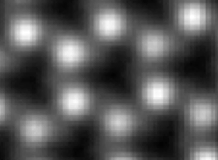
#> input picture circle_detection/SeTe_TEM.png, 218 x 160 px
$ python TEMtoAtomCoordinates.py
#> lines starting #> are read from the running program, lines starting #| are printed output that depends on the picture; after the words box and inside, x2 and y2 are one past the last pixel; in counts of white or black regions, pixels touching at a corner belong together
#> further down, image is the input picture: shape (160, 218); min 3, max 255, mean 87.8
#!/usr/bin/env python3
# -*- coding: utf-8 -*-
"""
Created on Wed Sep 10 09:54:27 2025

@author: tawfiqurrakib
"""

import cv2
import numpy as np
from ase import Atoms
import ase.io
from sklearn.cluster import DBSCAN

def imageTOcoordinates(image, scale, atom_type, min_dist =20, param1 = 50, param2 = 20, min_radius = 5, max_radius = 20):
    """
    Finds atomic coordinates in a high-resolution TEM image.


    Args:
        image_path (str): The path to the input TEM image file.
        scale (float): The scale of the image in pixels per nanometer (px/nm).
        atom_type (str): The type of atom to be identified (e.g., 'Si', 'O').
                         This is used for labeling the output data.
        min_dist (int): Minimum distance between the centers of detected circles.
        param1 (int): Upper threshold for the internal Canny edge detector.
        param2 (int): Threshold for center detection.
        min_radius (int): Minimum circle radius.
        max_radius (int): Maximum circle radius.

    Returns:
        list: A list of dictionaries, where each dictionary represents an atom
              and contains its coordinates (in pixels and nanometers) and type.
              Returns an empty list if no image is found or no atoms are detected.
    """
#> called with scale = 56.69, atom_type = 'Se', min_dist = 20, param1 = 50, param2 = 20, min_radius = 5, max_radius = 20
    # Applying a Gaussian blur to reduce noise and improve circle detection
    blurred_image = cv2.GaussianBlur(image, (5, 5), 0)

    #identifying hyperparameters (probably from the paper)
    min_dist =20  #min_dist: Minimum distance between the centers of detected circles.
    param1 = 50 #Upper threshold for the internal Canny edge detector.
    param2 = 20 #Threshold for center detection.
    min_radius = 5 #Minimum circle radius in pixel
    max_radius = 20 #Maximum circle radius in pixel
    scale = 56.69 #The scale of the image in pixels per nanometer (px/nm).
    atom_type = "Se"
    # Using Hough Circle Transform to find atoms (circles)
    circles = cv2.HoughCircles(
            blurred_image,
            cv2.HOUGH_GRADIENT,
            dp=1,
            minDist=min_dist,
            param1=param1,
            param2=param2,
            minRadius=min_radius,
            maxRadius=max_radius
        )
#> circles = [[191.5, 16.5, 13.8], [107.5, 20.5, 19.4], [33.5, 133.5, 13.8], [69.5, 53.5, 13.8], [21.5, 32.5, 19.4], [157.5, 42.5, 16], [198.5, 113.5, 16.9], [77.5, 103.5, 10.6], [118.5, 122.5, 14.9], [156.5, 89.5, 14.9]]

    atomic_coordinates = []
    if circles is not None:
        circles = np.uint16(np.around(circles))
#> circles = [[192, 16, 14], [108, 20, 19], [34, 134, 14], [70, 54, 14], [22, 32, 19], [158, 42, 16], [198, 114, 17], [78, 104, 11], [118, 122, 15], [156, 90, 15]]
        for i in circles[0, :]:
            # Extract pixel coordinates
            x_px, y_px, radius_px = i[0], i[1], i[2]

            # Convert pixel coordinates to nanometers
            x_nm = x_px / scale
            y_nm = y_px / scale

            atomic_coordinates.append({
                'atom_type': atom_type,
                'x_pixel': int(x_px),
                'y_pixel': int(y_px),
                'x_nm': round(x_nm, 4),
                'y_nm': round(y_nm, 4),
                'radius_pixel': int(radius_px)
            })
#> this loop made 10 passes
#> (x_px, y_px, radius_px, x_nm, y_nm) on passes 1 to 10: (192, 16, 14, 3.39, 0.282), (108, 20, 19, 1.91, 0.353), (34, 134, 14, 0.6, 2.36), (70, 54, 14, 1.23, 0.953), (22, 32, 19, 0.388, 0.564), (158, 42, 16, 2.79, 0.741), (198, 114, 17, 3.49, 2.01), (78, 104, 11, 1.38, 1.83), (118, 122, 15, 2.08, 2.15), (156, 90, 15, 2.75, 1.59)
#> after the loop, atomic_coordinates = 10 items

    for atom in atomic_coordinates:
        x, y = atom['x_pixel'], atom['y_pixel']
        # Draw the outer circle
        cv2.circle(image, (x, y), atom['radius_pixel'], (0, 255, 0), 2)
        # Draw the center of the circle
        cv2.circle(image, (x, y), 2, (0, 0, 255), 3)
#> this loop made 10 passes
#> (x, y) on passes 1 to 10: (192, 16), (108, 20), (34, 134), (70, 54), (22, 32), (158, 42), (198, 114), (78, 104), (118, 122), (156, 90)
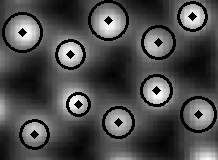
#> image: shape (160, 218); 9.42% of pixels changed, all inside (x1, y1, x2, y2) = (2, 0, 217, 150)

    cv2.imwrite('output.png', image)
    return atomic_coordinates

# [171 lines left out: functions save_coordinates_to_cif_wrong, save_coordinates_to_cif, not called in this run]


#load image
image_path = 'SeTe_TEM.png'
image = cv2.imread(image_path, cv2.IMREAD_GRAYSCALE)
scale = 56.69
atom_type = "Se"
atomic_coordinates = imageTOcoordinates(image, scale, atom_type, min_dist =20, param1 = 50, param2 = 20, min_radius = 5, max_radius = 20)
#> atomic_coordinates = 10 items
#save_coordinates_to_cif(atomic_coordinates, cif_filename='atomic_structure.cif', cell_z_nm=1.0)
positions = np.array([[c['x_nm'], c['y_nm']] for c in atomic_coordinates])
#> positions = [[3.39, 0.282], [1.91, 0.353], [0.6, 2.36], [1.23, 0.953], [0.388, 0.565], [2.79, 0.741], [3.49, 2.01], [1.38, 1.83], [2.08, 2.15], [2.75, 1.59]]
vectors = []
for i in range(len(positions)):
    for j in range(i + 1, len(positions)):
        vectors.append(positions[j] - positions[i])
#> this loop made 10 passes
#> after the loop, vectors = 45 pairs, first value -3 to 3.1, second value -1.8 to 2.08
vectors = np.array(vectors)
# Find the most common nearest-neighbor distance by creating a histogram
lengths = np.linalg.norm(vectors, axis=1)
#> lengths = 45 values, max 3.48 at index 1, min 0.755 at index 4, mean 1.78
# Focus on the bottom 10% of distances to find the nearest neighbors
hist, bin_edges = np.histogram(lengths, bins=10, range=(0, np.percentile(lengths, 10)))
#> hist = [0, 0, 0, 0, 0, 0, 0, 0, 2, 3]; bin_edges = [0, 0.0883, 0.177, 0.265, 0.353, 0.442, 0.53, 0.618, 0.706, 0.795, 0.883]
if np.sum(hist) == 0:
    print("Could not determine nearest-neighbor distance.")

nn_dist = bin_edges[np.argmax(hist)]
#> nn_dist = 0.795
# Filter for vectors that are close to the nearest-neighbor distance
tolerance = 0.2 * nn_dist # 20% tolerance can be tuned
#> tolerance = 0.159
candidate_vectors = vectors[np.abs(lengths - nn_dist) < tolerance]
#> candidate_vectors = [[-0.6, 0.459], [-0.67, 0.6], [0.776, -0.529], [-0.847, -0.388], [0.141, 0.882], [-0.0353, 0.847], [-0.741, -0.423], [0.706, 0.318], [0.67, -0.565]]
if len(candidate_vectors) < 5: # Need enough vectors for clustering
    print("Not enough candidate vectors found to determine lattice.")

# Normalize vectors to cluster them by direction
normalized_vectors = candidate_vectors / np.linalg.norm(candidate_vectors, axis=1)[:, np.newaxis]
#> normalized_vectors = [[-0.794, 0.608], [-0.745, 0.667], [0.826, -0.563], [-0.909, -0.417], [0.158, 0.987], [-0.0417, 0.999], [-0.868, -0.496], [0.912, 0.41], [0.765, -0.644]]
# Use DBSCAN to find clusters of vectors pointing in similar directions
clustering = DBSCAN(eps=0.15, min_samples=3).fit(normalized_vectors) # eps and min_samples may need tuning
labels = clustering.labels_
#> labels = [-1, -1, -1, -1, -1, -1, -1, -1, -1]

# Calculate the mean vector for each cluster
cluster_centers = []
for label in set(labels):
    if label == -1: continue # Ignore noise points from DBSCAN
    cluster_vectors = candidate_vectors[labels == label]
    cluster_centers.append(np.mean(cluster_vectors, axis=0))
#> this loop made 1 pass
#> label on pass 1: -1
#> after the loop, cluster_centers = []


$ run again, with circle_detection/SeTe.png copied over circle_detection/SeTe_TEM.png
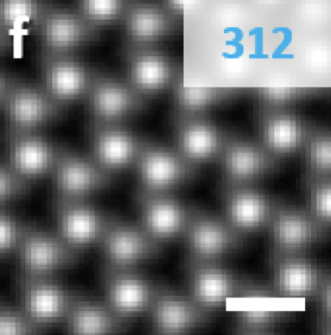
#> input picture circle_detection/SeTe.png, 331 x 335 px
#> in imageTOcoordinates, `circles = cv2.HoughCircles( blurred_image, cv2.HOUGH_GRADIENT, dp=1, m..`: circles = 29 rows, first 8: [298.5, 277.5, 19.4], [281.5, 133.5, 13.8], [197.5, 137.5, 19.4], [61.5, 34.5, 15.9], [123.5, 250.5, 13.8], [159.5, 170.5, 13.8], [152.5, 70.5, 15.9], [30.5, 157.5, 10.6]
#> in imageTOcoordinates, `circles = np.uint16(np.around(circles))`: circles = 29 rows, first 8: [298, 278, 19], [282, 134, 14], [198, 138, 19], [62, 34, 16], [124, 250, 14], [160, 170, 14], [152, 70, 16], [30, 158, 11]
#> the loop in imageTOcoordinates, `for i in circles[0, :]:` made 29 passes
#> (x_px, y_px, radius_px, x_nm, y_nm) on passes 1 to 8: (298, 278, 19, 5.26, 4.9), (282, 134, 14, 4.97, 2.36), (198, 138, 19, 3.49, 2.43), (62, 34, 16, 1.09, 0.6), (124, 250, 14, 2.19, 4.41), (160, 170, 14, 2.82, 3), (152, 70, 16, 2.68, 1.23), (30, 158, 11, 0.529, 2.79)
#> after the loop in imageTOcoordinates, `for i in circles[0, :]:`: atomic_coordinates = 29 items
#> the loop in imageTOcoordinates, `for atom in atomic_coordinates:` made 29 passes
#> (x, y) on passes 1 to 8: (298, 278), (282, 134), (198, 138), (62, 34), (124, 250), (160, 170), (152, 70), (30, 158)
#> after the loop in imageTOcoordinates, `for atom in atomic_coordinates:`:
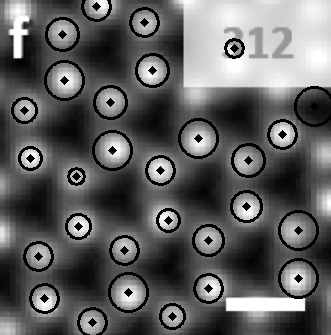
#> image: shape (335, 331); min 0, max 255, mean 95.9
#> positions = 29 pairs, first value 0.423 to 5.54, second value 0.106 to 5.68
#> the loop `for i in range(len(positions)):` made 29 passes
#> after the loop `for i in range(len(positions)):`: vectors = 406 pairs, first value -4.83 to 5.12, second value -5.57 to 5.47
#> lengths = 406 values, max 5.99 at index 2, min 0.744 at index 109, mean 2.93
#> hist = [0, 0, 0, 0, 0, 15, 17, 1, 0, 8]; bin_edges = [0, 0.143, 0.286, 0.429, 0.572, 0.715, 0.858, 1, 1.14, 1.29, 1.43]
#> nn_dist = 0.858
#> tolerance = 0.172
#> candidate_vectors = 33 pairs, first value -0.917 to 0.882, second value -0.882 to 0.882
#> normalized_vectors = 33 pairs, first value -0.949 to 0.931, second value -1 to 1
#> labels = 33 values, max 5 at index 9, min 0 at index 0, mean 2.45
#> the loop `for label in set(labels):` made 6 passes
#> after the loop `for label in set(labels):`: cluster_centers = [[-0.0635, -0.854], [-0.66, 0.514], [0.663, -0.529], [0.797, 0.374], [0.0529, 0.806], [-0.854, -0.381]]

$ run again, with circle_detection/zno.png copied over circle_detection/SeTe_TEM.png
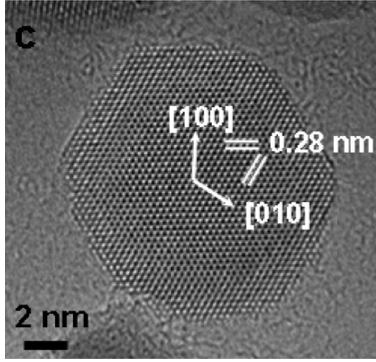
#> input picture circle_detection/zno.png, 376 x 362 px
#> image is the input picture: shape (362, 376); min 0, max 255, mean 102.3
#> in imageTOcoordinates, `blurred_image = cv2.GaussianBlur(image, (5, 5), 0)`:
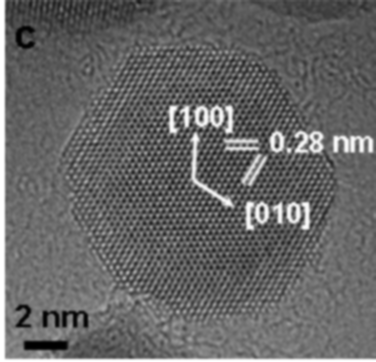
#> blurred_image: shape (362, 376); min 0, max 255, mean 102.3
#> in imageTOcoordinates, `circles = cv2.HoughCircles( blurred_image, cv2.HOUGH_GRADIENT, dp=1, m..`: circles = 123 rows, first 8: [263.5, 114.5, 19.4], [232.5, 165.5, 19.4], [136.5, 75.5, 19.4], [172.5, 81.5, 19.4], [69.5, 151.5, 19.4], [112.5, 181.5, 19.4], [82.5, 167.5, 19.4], [119.5, 255.5, 19.4]
#> in imageTOcoordinates, `circles = np.uint16(np.around(circles))`: circles = 123 rows, first 8: [264, 114, 19], [232, 166, 19], [136, 76, 19], [172, 82, 19], [70, 152, 19], [112, 182, 19], [82, 168, 19], [120, 256, 19]
#> the loop in imageTOcoordinates, `for i in circles[0, :]:` made 123 passes
#> (x_px, y_px, radius_px, x_nm, y_nm) on passes 1 to 8: (264, 114, 19, 4.66, 2.01), (232, 166, 19, 4.09, 2.93), (136, 76, 19, 2.4, 1.34), (172, 82, 19, 3.03, 1.45), (70, 152, 19, 1.23, 2.68), (112, 182, 19, 1.98, 3.21), (82, 168, 19, 1.45, 2.96), (120, 256, 19, 2.12, 4.52)
#> after the loop in imageTOcoordinates, `for i in circles[0, :]:`: atomic_coordinates = 123 items
#> the loop in imageTOcoordinates, `for atom in atomic_coordinates:` made 123 passes
#> (x, y) on passes 1 to 8: (264, 114), (232, 166), (136, 76), (172, 82), (70, 152), (112, 182), (82, 168), (120, 256)
#> after the loop in imageTOcoordinates, `for atom in atomic_coordinates:`:
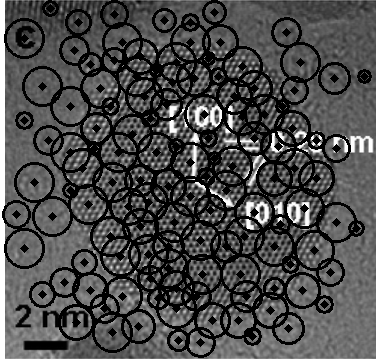
#> image: shape (362, 376); min 0, max 255, mean 76.9
#> positions = 123 pairs, first value 0.282 to 6.42, second value 0.141 to 6.03
#> the loop `for i in range(len(positions)):` made 123 passes
#> after the loop `for i in range(len(positions)):`: vectors = 7503 pairs, first value -5.86 to 6.14, second value -5.89 to 5.79
#> lengths = 7503 values, max 7.12 at index 7449, min 0.347 at index 240, mean 2.88
#> hist = [0, 0, 0, 89, 67, 90, 122, 111, 120, 152]; bin_edges = [0, 0.111, 0.223, 0.334, 0.446, 0.557, 0.668, 0.78, 0.891, 1, 1.11]
#> nn_dist = 1
#> tolerance = 0.201
#> candidate_vectors = 487 pairs, first value -1.2 to 1.2, second value -1.2 to 1.2
#> normalized_vectors = 487 pairs, first value -1 to 1, second value -1 to 1
#> labels = 487 values from 0 to 0
#> the loop `for label in set(labels):` made 1 pass
#> after the loop `for label in set(labels):`: cluster_centers = [[0.0632, 0.00218]]
